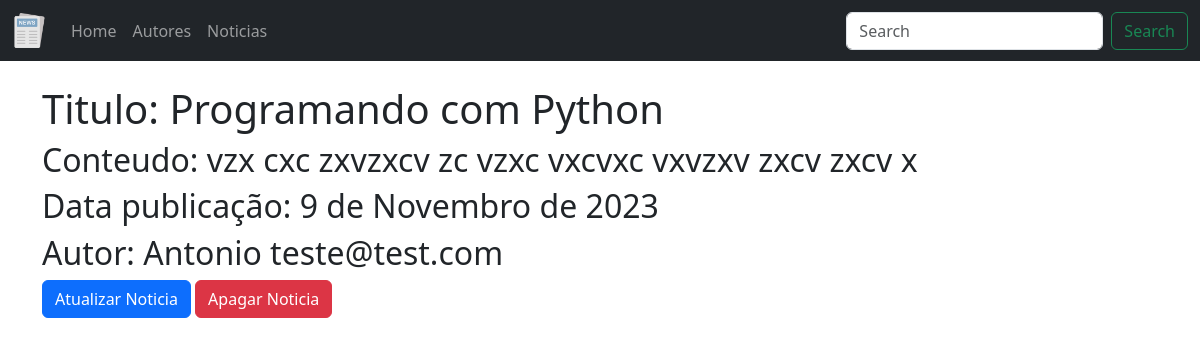
Screenshot of /noticias/noticia/2 with the database file from the repository.
### noticia/models.py (models this page shows, shortened)
class Noticia(models.Model):
    CATEGORIAS = [
        ("Urgente", "Urgente"),
        ("Esportes", "Esportes"),
        ("Política", "Política")
    ]
    titulo = models.CharField("Titulo", max_length=200)
    conteudo = models.TextField("Conteúdo")
    data_pub = models.DateField("Data de publicação")
    tags = models.CharField("Categoria", max_length=100, choices=CATEGORIAS)
    autor = models.ForeignKey(Autor, verbose_name="Autor", on_delete=models.CASCADE)
    class Meta:
        verbose_name = "Noticia"
        verbose_name_plural = "Noticias"

class Autor(models.Model):
    nome = models.CharField("Nome", max_length=200)
    data_nascimento = models.DateField("Data de Nascimento", default="1980-01-01")
    email = models.EmailField("Email")
    idade = models.PositiveSmallIntegerField("Idade")
    avatar = models.ImageField("Foto", upload_to='avatares', blank=True, null=True)
    def __str__(self):
        return self.nome + " " + self.email
    class Meta:
        verbose_name = "Escritor"
        verbose_name_plural = "Escritores"

### noticia/views.py (the view)
# urls.py: path('noticia/<int:pk>', NoticiaDetailView.as_view(), name='detalhar-noticia'),
class NoticiaDetailView(DetailView):
    model=Noticia
    template_name='noticia/detalhar.html'
    context_object_name='noticia'

### templates/noticia/detalhar.html
{% extends 'base.html'%}
{% block content %}
<h1>Titulo: {{ noticia.titulo }}</h1>
<h2>Conteudo: {{noticia.conteudo}}</h2>
<h2>Data publicação: {{noticia.data_pub}}</h2>
<h2>Autor: {{noticia.autor}}</h2>
<a class="btn btn-primary" href="{% url 'atualizar-noticia' noticia.id %}">Atualizar Noticia</a>
<a class="btn btn-danger" href="{% url 'deletar-noticia' noticia.id %}">Apagar Noticia</a>
{% endblock %}

### rows the page displays
Noticia: titulo "Programando com Python", conteudo "vzx cxc zxvzxcv zc vzxc vxcvxc vxvzxv zxcv zxcv x", data_pub "9 de Novembro de 2023", autor "Antonio teste@test.com"
